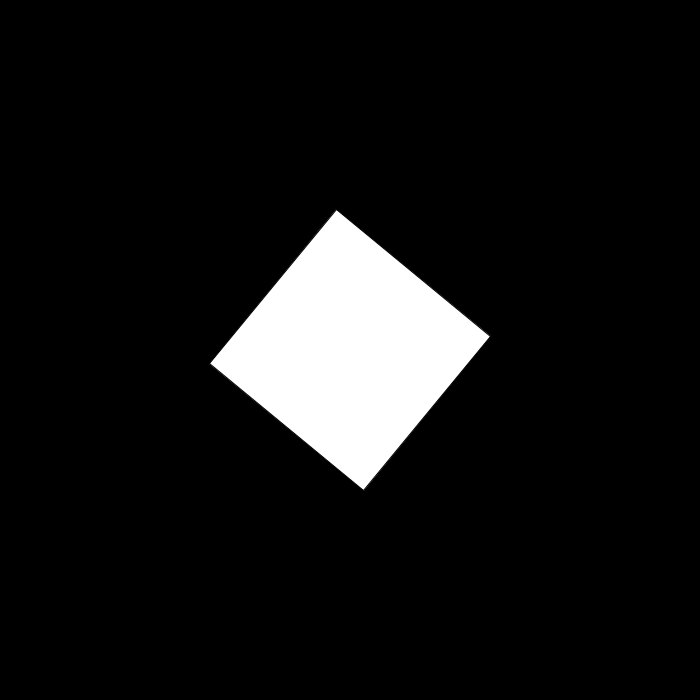
Frame 1 (no input)
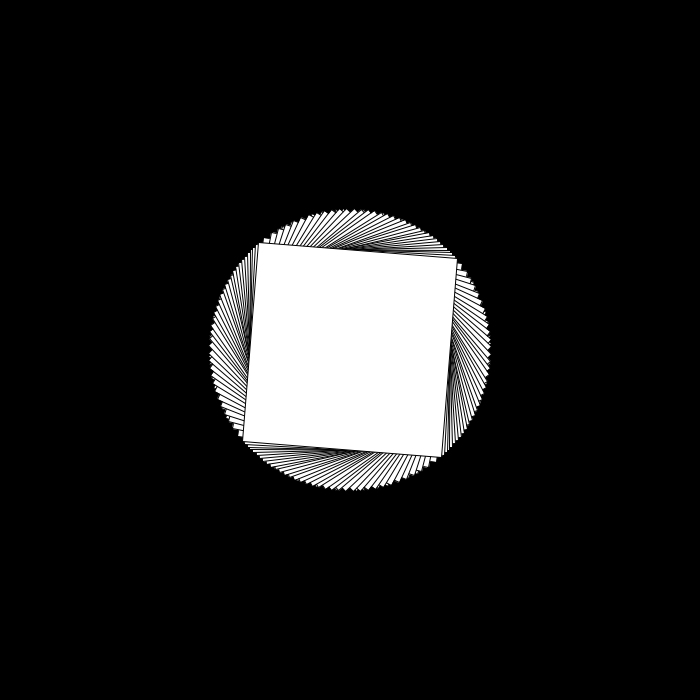
Frame 60 (the mouse pressed at the canvas centre just before this capture)
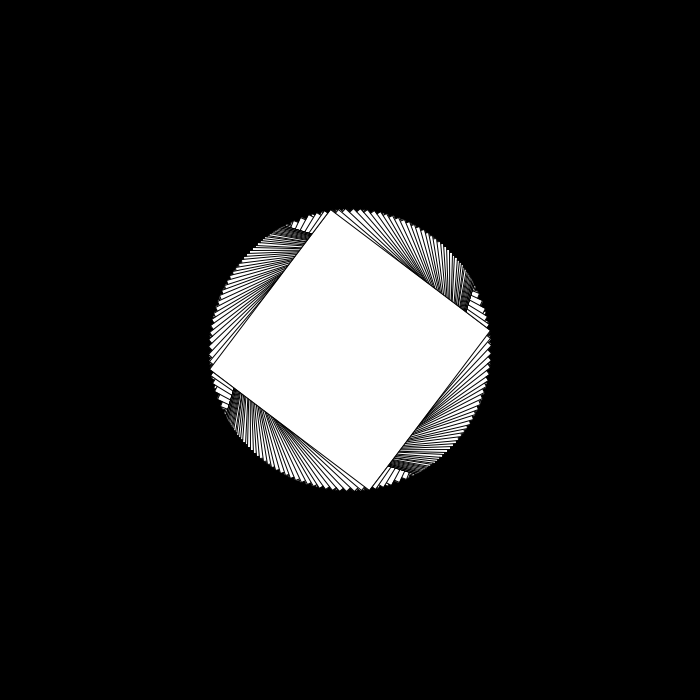
Frame 120 (the mouse held since frame 60 and released just before this capture)

The Processing sketch that drew these frames (run headless with seeded random() and noise(); from frame 60 on, the mouse is pressed at the canvas centre):

// Processing sketch: dorkShop_rotateRect
// ── dorkShop_rotateRect.pde
float circleX;
float circleY;
float diam=400;

void setup(){
  size(700,700);
  circleX=width/2;
  circleY=height/2;
  background(0);
}

void draw(){
 
  float time = millis()*0.001;
  float sine = sin(time);
  
  translate(width/2,height/2);
  rectMode(CENTER);
  rotate(sine*5);
  rect(0,0,200,200);
  
}
